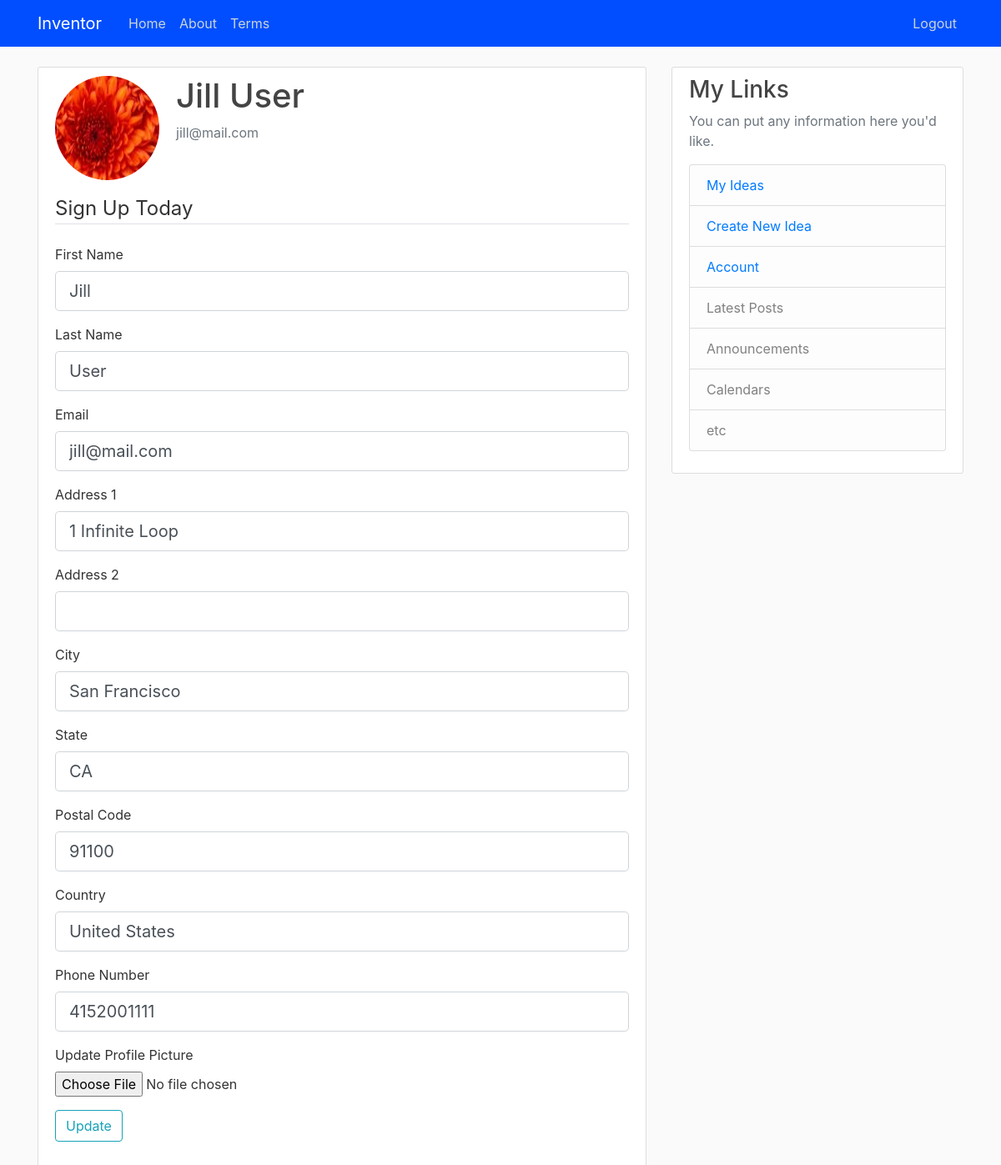
Page /account (signed in) on the committed database.
### inventor/models.py (models this page shows, shortened)
class User(db.Model, UserMixin):
    id = db.Column(db.Integer, primary_key=True)
    first_name = db.Column(db.String(64), nullable=False)
    last_name = db.Column(db.String(64), nullable=False)
    email = db.Column(db.String(120), nullable=False, unique=True)
    password = db.Column(db.String(64), nullable=False)
    address1 = db.Column(db.String(120))
    address2 = db.Column(db.String(120))
    city = db.Column(db.String(60))
    state = db.Column(db.String(60))
    postal_code = db.Column(db.String(15))
    country = db.Column(db.String(120))
    phone = db.Column(db.String(20))
    role = db.Column(db.Integer, nullable=False, default=0)
    profile_image = db.Column(db.String(20), nullable=False, default='default.jpg')
    nda = db.Column(db.Integer, nullable=False, default=0)
    date_created = db.Column(db.DateTime, nullable=False, default=datetime.utcnow)
    ideas = db.relationship('Idea', backref='inventor', lazy=True)

### inventor/routes.py (the view)
@app.route('/account', methods=['GET', 'POST'])
@login_required
def account():
    form = UpdateAccountForm()
    if form.validate_on_submit():
        if form.picture.data:
            picture_file = save_picture(form.picture.data)
            current_user.profile_image = picture_file
        current_user.first_name = form.first_name.data
        current_user.last_name = form.last_name.data
        current_user.email = form.email.data
        current_user.address1 = form.address1.data
        current_user.address2 = form.address2.data
        current_user.city = form.city.data
        current_user.postal_code = form.postal_code.data
        current_user.state = form.state.data
        current_user.country = form.country.data
        current_user.phone = form.phone.data
        current_user.role = 0
        db.session.commit()
        flash('Your account has been updated', 'success')
        return redirect(url_for('account'))
    elif request.method == 'GET':
        form.first_name.data = current_user.first_name
        form.last_name.data = current_user.last_name
        form.email.data = current_user.email
        form.address1.data = current_user.address1
        form.address2.data = current_user.address2
        form.city.data = current_user.city
        form.postal_code.data = current_user.postal_code
        form.state.data = current_user.state
        form.country.data = current_user.country
        form.phone.data = current_user.phone
    image_file = url_for('static', filename='profile_pics/' + current_user.profile_image)
    return render_template('account.html', title='Account',
                           image_file=image_file, form=form)

### inventor/forms.py (shortened to what this page needs)
class UpdateAccountForm(FlaskForm):
    first_name = StringField('First Name',
                             validators=[DataRequired(), Length(min=2, max=64)])
    last_name = StringField('Last Name',
                            validators=[DataRequired(), Length(min=2, max=64)])
    email = StringField('Email', validators=[DataRequired(), Email()])
    address1 = StringField('Address 1', validators=[DataRequired()])
    address2 = StringField('Address 2')
    city = StringField('City', validators=[DataRequired()])
    state = StringField('State', validators=[DataRequired()])
    postal_code = StringField('Postal Code', validators=[DataRequired()])
    country = StringField('Country', validators=[DataRequired()])
    phone = StringField('Phone Number', validators=[DataRequired()])
    picture = FileField('Update Profile Picture', validators=[FileAllowed(['jpg', 'png'])])
    submit = SubmitField('Update')

### inventor/models.py (called while the page is built)
@login_manager.user_loader
def load_user(user_id):
    return User.query.get(int(user_id))

### inventor/templates/account.html (shortened to what this page needs)
{% extends 'layout.html' %}
{% block content %}
    <div class="content-section">
        <div class="media">
            <img class="rounded-circle account-img" src="{{ image_file }}">
            <div class="media-body">
                <h2 class="account-heading">{{ current_user.first_name }} {{ current_user.last_name }}</h2>
                <p class="text-secondary">{{ current_user.email }}</p>
            </div>
        </div>
        <form action="" method="POST" enctype="multipart/form-data">
            <fieldset class="form-group">
                <legend class="border-bottom mb-4">Sign Up Today</legend>
                 <div class="form-group">
                     {{ form.first_name.label(class='form-control-label') }}
                         {% if form.first_name.errors %}
                         {{ form.first_name(class='form-control form-control-lg is-invalid') }}
                             <div class="invalid-feedback">
                                 {%  for error in form.first_name.errors %}
                                     <span>{{ error }}</span>
                                 {% endfor %}
                             </div>
                         {% else %}
                             {{ form.first_name(class='form-control form-control-lg') }}
                         {% endif %}
                 </div>
                  <div class="form-group">
                     {{ form.last_name.label(class='form-control-label') }}
                         {% if form.last_name.errors %}
                         {{ form.last_name(class='form-control form-control-lg is-invalid') }}
                             <div class="invalid-feedback">
                                 {%  for error in form.last_name.errors %}
                                     <span>{{ error }}</span>
                                 {% endfor %}
                             </div>
                         {% else %}
                             {{ form.last_name(class='form-control form-control-lg') }}
                         {% endif %}
                 </div>
                  <div class="form-group">
                     {{ form.email.label(class='form-control-label') }}
                         {% if form.email.errors %}
                         {{ form.email(class='form-control form-control-lg is-invalid') }}
                             <div class="invalid-feedback">
                                 {%  for error in form.email.errors %}
                                     <span>{{ error }}</span>
                                 {% endfor %}
                             </div>
                         {% else %}
                             {{ form.email(class='form-control form-control-lg') }}
                         {% endif %}
                 </div>
                  <div class="form-group">
                     {{ form.address1.label(class='form-control-label') }}
                         {% if form.address1.errors %}
                         {{ form.address1(class='form-control form-control-lg is-invalid') }}
                             <div class="invalid-feedback">
                                 {%  for error in form.address1.errors %}
                                     <span>{{ error }}</span>
                                 {% endfor %}
                             </div>
                         {% else %}
                             {{ form.address1(class='form-control form-control-lg') }}
                         {% endif %}
                 </div>
                  <div class="form-group">
                     {{ form.address2.label(class='form-control-label') }}
                         {% if form.address2.errors %}
                         {{ form.address2(class='form-control form-control-lg is-invalid') }}
                             <div class="invalid-feedback">
                                 {%  for error in form.address2.errors %}
                                     <span>{{ error }}</span>
                                 {% endfor %}
                             </div>
                         {% else %}
                             {{ form.address2(class='form-control form-control-lg') }}
                         {% endif %}
                 </div>
                  <div class="form-group">
                     {{ form.city.label(class='form-control-label') }}
                         {% if form.city.errors %}
                         {{ form.city(class='form-control form-control-lg is-invalid') }}
                             <div class="invalid-feedback">
                                 {%  for error in form.city.errors %}
                                     <span>{{ error }}</span>
                                 {% endfor %}
                             </div>
                         {% else %}
                             {{ form.city(class='form-control form-control-lg') }}
                         {% endif %}
                 </div>
                 <div class="form-group">
                     {{ form.state.label(class='form-control-label') }}
                         {% if form.state.errors %}
                         {{ form.state(class='form-control form-control-lg is-invalid') }}
                             <div class="invalid-feedback">
                                 {%  for error in form.state.errors %}
                                     <span>{{ error }}</span>
                                 {% endfor %}
                             </div>
                         {% else %}
                             {{ form.state(class='form-control form-control-lg') }}
                         {% endif %}
                 </div>
                 <div class="form-group">
                      {{ form.postal_code.label(class='form-control-label') }}
                         {% if form.postal_code.errors %}
                         {{ form.postal_code(class='form-control form-control-lg is-invalid') }}
                             <div class="invalid-feedback">
                                 {%  for error in form.postal_code.errors %}
                                     <span>{{ error }}</span>
                                 {% endfor %}
                             </div>
                         {% else %}
                             {{ form.postal_code(class='form-control form-control-lg') }}
                         {% endif %}
                 </div>
                <div class="form-group">
                     {{ form.country.label(class='form-control-label') }}
                         {% if form.country.errors %}
                         {{ form.country(class='form-control form-control-lg is-invalid') }}
                             <div class="invalid-feedback">
                                 {%  for error in form.country.errors %}
                                     <span>{{ error }}</span>
                                 {% endfor %}
                             </div>
                         {% else %}
                             {{ form.country(class='form-control form-control-lg') }}
                         {% endif %}
                </div>
                 <div class="form-group">
                     {{ form.phone.label(class='form-control-label') }}
                         {% if form.phone.errors %}
                         {{ form.phone(class='form-control form-control-lg is-invalid') }}
                             <div class="invalid-feedback">
                                 {%  for error in form.phone.errors %}
                                     <span>{{ error }}</span>
                                 {% endfor %}
                             </div>
                         {% else %}
                             {{ form.phone(class='form-control form-control-lg') }}
                         {% endif %}
                 </div>
                 <div class="form-group">
                        {{ form.picture.label(class="form-control-label") }}
                        {{ form.picture(class="form-control-file") }}
                </div>
                <div class="form-group">
                    {{ form.submit(class="btn btn-outline-info")  }}
                </div>
            </fieldset>
        </form>
    </div>
{% endblock content %}

### inventor/static/styles.css (style rules this page uses)
body { background: #fafafa; color: #333333; margin-top: 5rem; }
h1, h2, h3, h4, h5, h6 { color: #444444; }
.content-section { background: #ffffff; padding: 10px 20px; border: 1px solid #dddddd; border-radius: 3px; margin-bottom: 20px; }
.account-img { height: 125px; width: 125px; margin-right: 20px; margin-bottom: 16px; }
.account-heading { font-size: 2.5rem; }

### rows in the picture
User: first_name "Jill", last_name "User", email "jill@mail.com", address1 "1 Infinite Loop", city "San Francisco", state "CA", postal_code "91100", country "United States", phone "4152001111"
